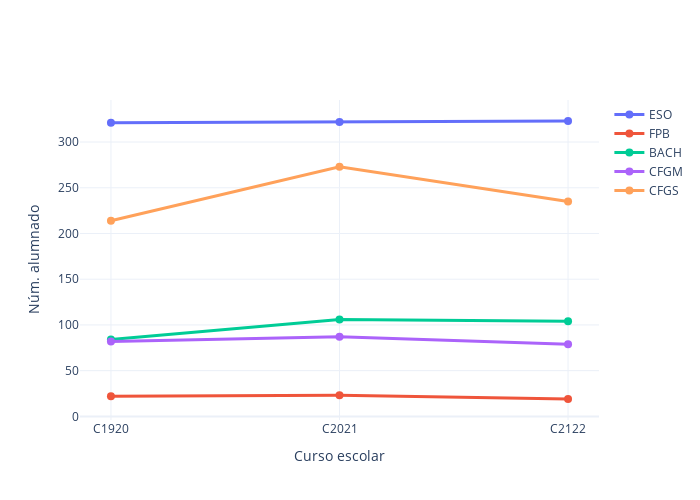

Here is the notebook cell this chart was saved with:
### Markdown cell above
## Evolución del número total de alumnado por niveles

### Code cell
myplotly.num_students_evolution(df_ce, stages, years)

### Figure 1 — Plotly figure (JSON) as saved in the notebook; plotly's stock layout.template omitted (floating-point values rounded to 4 significant figures)
{"data": [{"hoverinfo": "name+text", "line": {"width": 3}, "marker": {"size": 8}, "name": "ESO", "text": [321, 322, 323], "type": "scatter", "x": ["C1920", "C2021", "C2122"], "y": [321, 322, 323]}, {"hoverinfo": "name+text", "line": {"width": 3}, "marker": {"size": 8}, "name": "FPB", "text": [22, 23, 19], "type": "scatter", "x": ["C1920", "C2021", "C2122"], "y": [22, 23, 19]}, {"hoverinfo": "name+text", "line": {"width": 3}, "marker": {"size": 8}, "name": "BACH", "text": [84, 106, 104], "type": "scatter", "x": ["C1920", "C2021", "C2122"], "y": [84, 106, 104]}, {"hoverinfo": "name+text", "line": {"width": 3}, "marker": {"size": 8}, "name": "CFGM", "text": [82, 87, 79], "type": "scatter", "x": ["C1920", "C2021", "C2122"], "y": [82, 87, 79]}, {"hoverinfo": "name+text", "line": {"width": 3}, "marker": {"size": 8}, "name": "CFGS", "text": [214, 273, 235], "type": "scatter", "x": ["C1920", "C2021", "C2122"], "y": [214, 273, 235]}], "layout": {"height": 500, "width": 700, "xaxis": {"title": {"text": "Curso escolar"}}, "yaxis": {"title": {"text": "Núm. alumnado"}}}}
